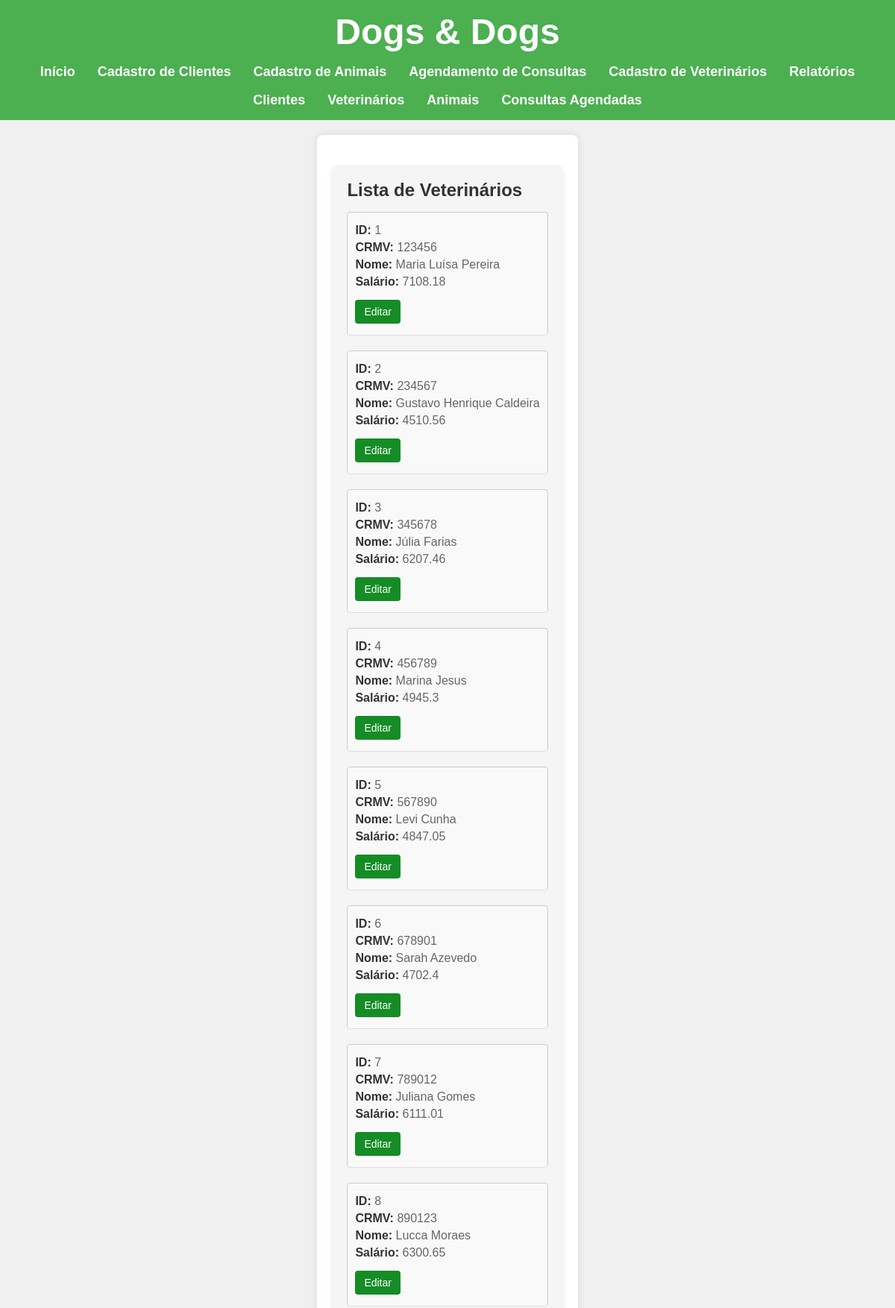
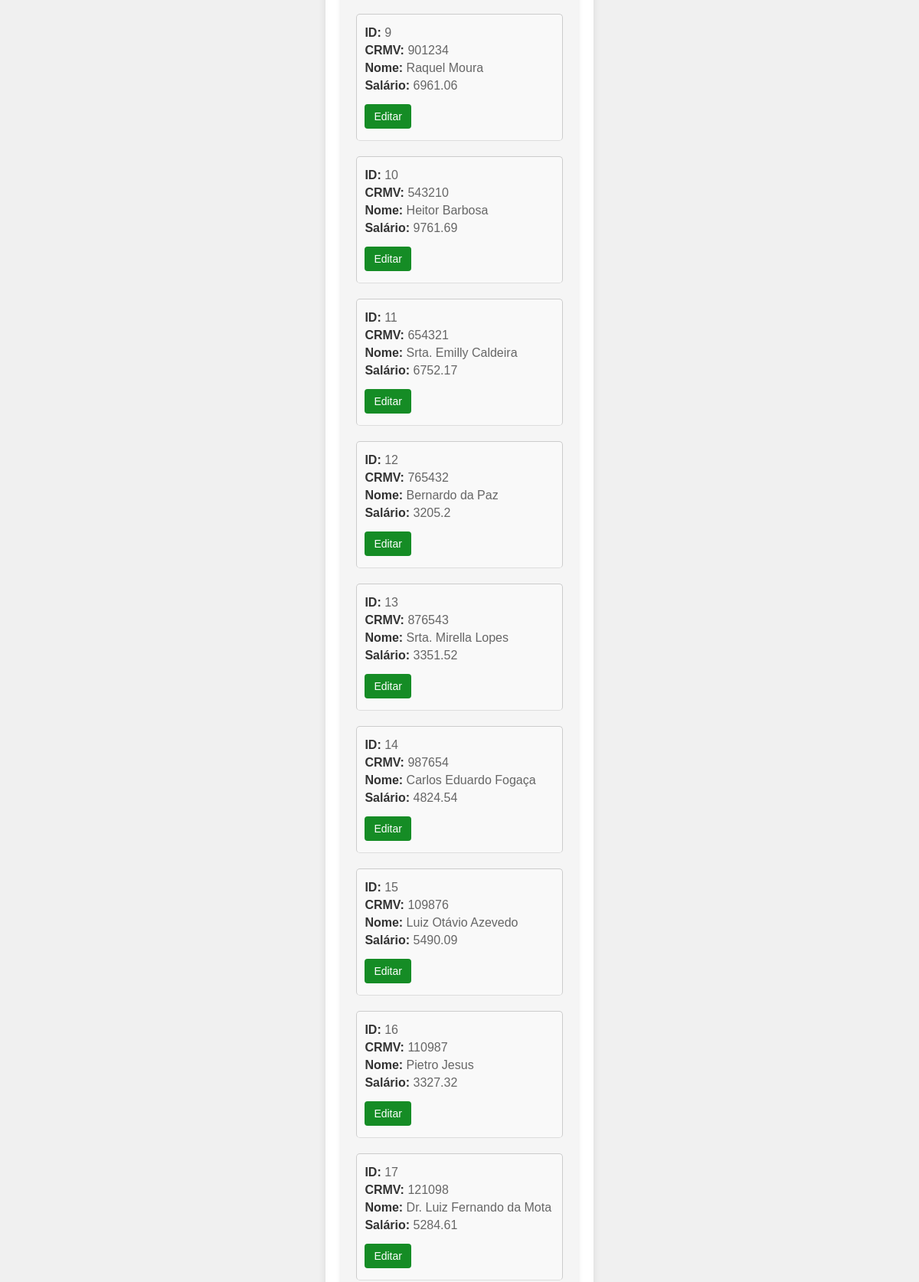
The page /veterinarios (upper part) on the database its author committed (2 pictures, top to bottom).
### models.py (models this page shows, shortened)
class Veterinario(Base):
    __tablename__ = 'veterinarios'
    id_veterinario = Column(Integer, primary_key=True)
    crmv = Column(Integer, unique=True)
    nomeVet = Column(String(50), nullable=False, index=True)
    salario = Column(Float, nullable=False)
    def __repr__(self):
        return f'<Veterinário: {self.id_veterinario} {self.nomeVet} {self.salario} {self.crmv}>'

### app.py (the view)
@app.route('/veterinarios', methods=['GET'])
def veterinarios():
    sql_veterinarios = select(Veterinario)
    lista_veterinarios = db_session.execute(sql_veterinarios).scalars().all()
    print(lista_veterinarios)
    return render_template("veterinarios.html", lista_de_veterinarios=lista_veterinarios)

### templates/veterinarios.html
{% extends 'base.html' %}
{% block conteudo %}
    <div class="card">
        <h2>Lista de Veterinários</h2>
        {% for item in lista_de_veterinarios %}
            <div class="veterinario-info">
                <p><span>ID:</span> {{item.id_veterinario}}</p>
                <p><span>CRMV:</span> {{item.crmv}}</p>
                <p><span>Nome:</span> {{item.nomeVet}}</p>
                <p><span>Salário:</span> {{item.salario}}</p>
                <a href="{{ url_for('editar_veterinario', id_veterinario=item.id_veterinario) }}" class="btn-edit">Editar</a>
                <br>
            </div>
        {% endfor %}
    </div>
{% endblock conteudo %}

### templates/base.html (shortened to what this page needs)
<!DOCTYPE html>
<html lang="pt-BR">
<head>
    <link rel="stylesheet" href="{{ url_for('static', filename='design.css') }}">
</head>
<body>
    <header>
        <h1>Dogs & Dogs</h1>
        <nav>
            <ul>
                <li><a href="{{ url_for('inicio') }}">Início</a></li>
                <li><a href="{{ url_for('cadastro_clientes') }}">Cadastro de Clientes</a></li>
                <li><a href="{{ url_for('cadastro_animais') }}">Cadastro de Animais</a></li>
                <li><a href="{{ url_for('agendar_consultas') }}">Agendamento de Consultas</a></li>
                <li><a href="{{ url_for('cadastro_veterinarios') }}">Cadastro de Veterinários</a></li>
                <li><a href="{{ url_for('relatorios') }}">Relatórios</a></li>
            </ul>
            <ul>
                <li><a href="{{ url_for('clientes') }}">Clientes</a></li>
                <li><a href="{{ url_for('veterinarios') }}">Veterinários</a></li>
                <li><a href="{{ url_for('animais') }}">Animais</a></li>
                <li><a href="{{ url_for('consultas') }}">Consultas Agendadas</a></li>
            </ul>
        </nav>
    </header>
    <main>
        {% block conteudo %}
        {% endblock conteudo %}
    </main>
</body>
</html>

### static/design.css (style rules this page uses)
* { margin: 0; padding: 0; box-sizing: border-box; font-family: Arial, sans-serif; }
body { background-color: #f0f0f0; color: #333; display: flex; flex-direction: column; min-height: 100vh; }
header { background-color: #4CAF50; color: white; padding: 15px; text-align: center; font-size: 24px; font-weight: bold; }
nav ul { list-style: none; display: flex; justify-content: center; margin-top: 10px; }
nav ul li { margin: 0 15px; }
nav ul li a { text-decoration: none; color: white; font-size: 18px; transition: color 0.3s ease; }
main { flex: 1; padding: 20px; max-width: 800px; margin: 0 auto; background-color: white; box-shadow: 0 0 10px rgba(0, 0, 0, 0.1); margin-top: 20px; border-radius: 8px; }
.card { background-color: #f5f5f5; padding: 20px; border-radius: 8px; box-shadow: 0px 4px 6px rgba(0, 0, 0, 0.1); margin: 20px auto; max-width: 600px; text-align: left; }
.card h2 { color: #333; font-size: 24px; margin-bottom: 15px; }
.card p { font-size: 16px; margin: 5px 0; color: #666; }
.card .veterinario-info { margin-bottom: 20px; border-bottom: 1px solid #ddd; padding-bottom: 15px; }
.card span { font-weight: bold; color: #333; }
.veterinario-info { margin: 15px 0; padding: 10px; border: 1px solid #ccc; border-radius: 5px; background-color: #f9f9f9; }
.veterinario-info p { margin: 5px 0; }
.btn-edit { display: inline-block; margin-top: 10px; padding: 8px 12px; background-color: #158c25; color: white; text-decoration: none; border-radius: 4px; font-size: 14px; text-align: center; }

### rows shown on the page
Veterinario: id_veterinario "1", crmv "123456", nomeVet "Maria Luísa Pereira", salario "7108.18"
Veterinario: id_veterinario "2", crmv "234567", nomeVet "Gustavo Henrique Caldeira", salario "4510.56"
Veterinario: id_veterinario "3", crmv "345678", nomeVet "Júlia Farias", salario "6207.46"
Veterinario: id_veterinario "4", crmv "456789", nomeVet "Marina Jesus", salario "4945.3"
Veterinario: id_veterinario "5", crmv "567890", nomeVet "Levi Cunha", salario "4847.05"
Veterinario: id_veterinario "6", crmv "678901", nomeVet "Sarah Azevedo", salario "4702.4"
Veterinario: id_veterinario "7", crmv "789012", nomeVet "Juliana Gomes", salario "6111.01"
Veterinario: id_veterinario "8", crmv "890123", nomeVet "Lucca Moraes", salario "6300.65"
Veterinario: id_veterinario "9", crmv "901234", nomeVet "Raquel Moura", salario "6961.06"
Veterinario: id_veterinario "10", crmv "543210", nomeVet "Heitor Barbosa", salario "9761.69"
Veterinario: id_veterinario "11", crmv "654321", nomeVet "Srta. Emilly Caldeira", salario "6752.17"
Veterinario: id_veterinario "12", crmv "765432", nomeVet "Bernardo da Paz", salario "3205.2"
Veterinario: id_veterinario "13", crmv "876543", nomeVet "Srta. Mirella Lopes", salario "3351.52"
Veterinario: id_veterinario "14", crmv "987654", nomeVet "Carlos Eduardo Fogaça", salario "4824.54"
Veterinario: id_veterinario "15", crmv "109876", nomeVet "Luiz Otávio Azevedo", salario "5490.09"
Veterinario: id_veterinario "16", crmv "110987", nomeVet "Pietro Jesus", salario "3327.32"
Veterinario: id_veterinario "17", crmv "121098", nomeVet "Dr. Luiz Fernando da Mota", salario "5284.61"
